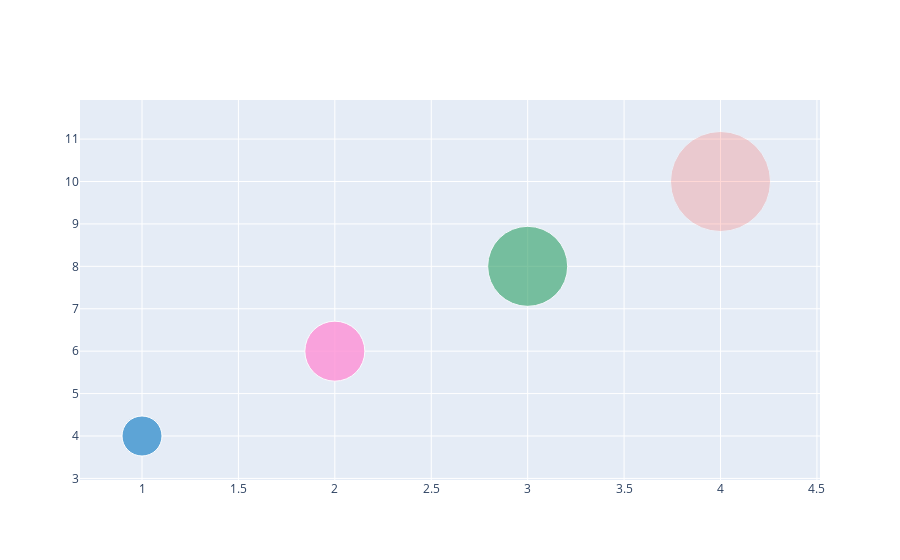

The notebook cell saved with this chart:
### Markdown cell above
## Bubble Charts

is connected with scatter plot.

Let's see..................how??

### Code cell
import plotly.graph_objects as go

x = [1, 2, 3, 4]
y = [4, 6, 8, 10]

fig = go.Figure(go.Scatter(
    x=x,
    y=y,
    mode="markers",
    marker=dict(
        size=[40, 60, 80, 100],  # Set marker sizes
        color=['rgb(93,164,214)', 'rgb(255,144,214)', 'rgb(44,160,101)', 'rgb(255,64,54)'],  # Set marker colors
        opacity=[1, 0.8, 0.6, 0.2]  # Set marker opacities
    )
))

fig.show()

### Figure 1 — Plotly figure (JSON) as saved in the notebook; plotly's stock layout.template omitted (floating-point values rounded to 4 significant figures)
{"data": [{"marker": {"color": ["rgb(93,164,214)", "rgb(255,144,214)", "rgb(44,160,101)", "rgb(255,64,54)"], "opacity": [1, 0.8, 0.6, 0.2], "size": [40, 60, 80, 100]}, "mode": "markers", "type": "scatter", "x": [1, 2, 3, 4], "y": [4, 6, 8, 10]}], "layout": {}}
